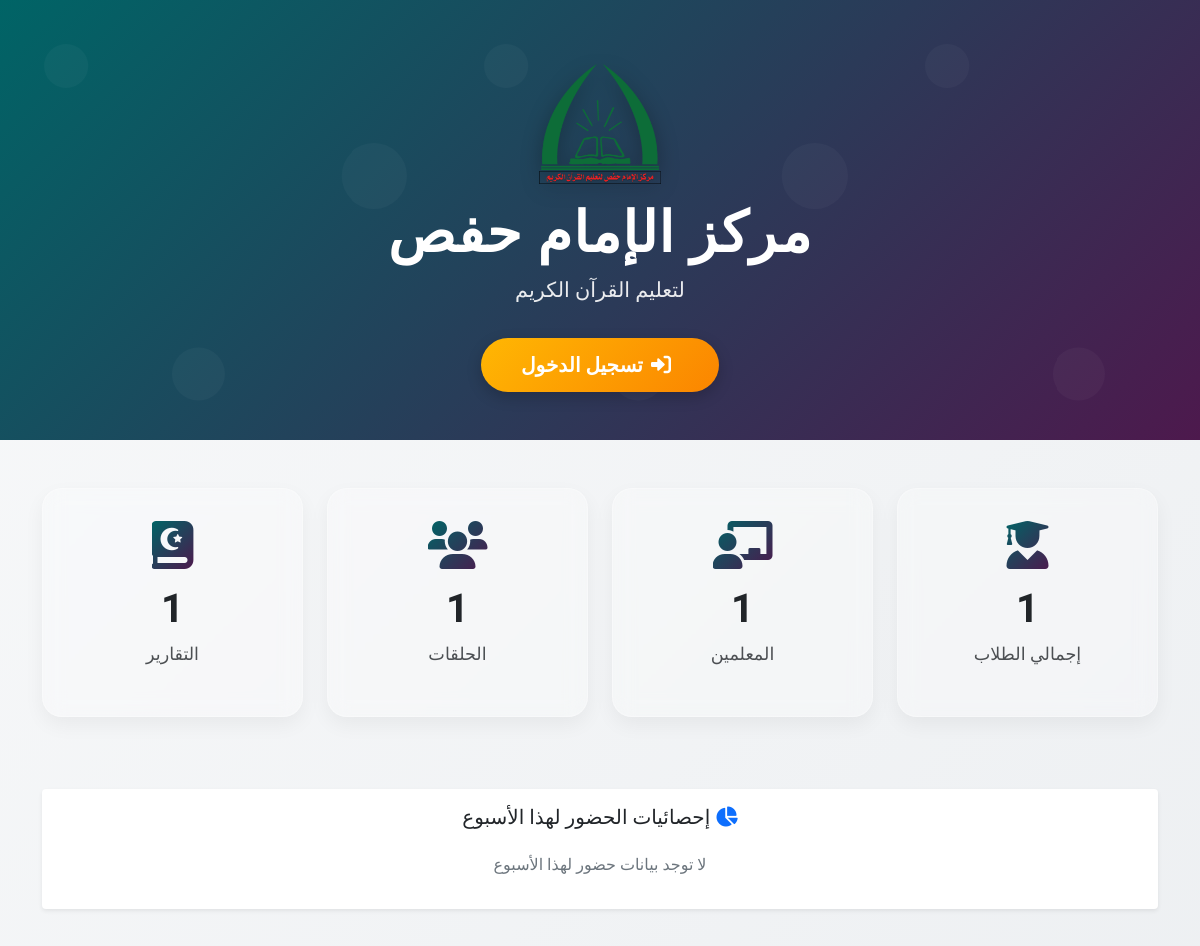
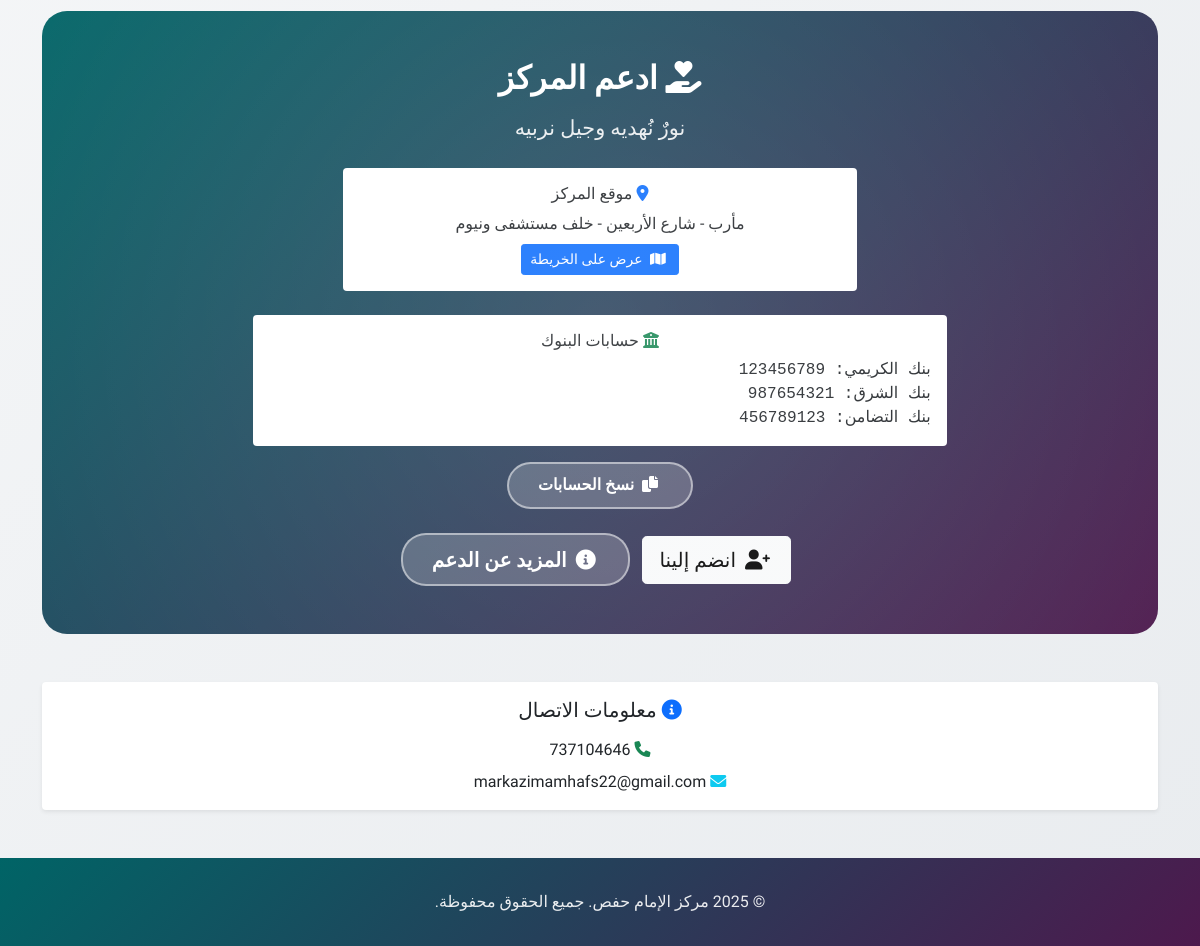
Page /guest_dashboard on the committed database (2 pictures, top to bottom).
### app.py (models this page shows)
class Settings(db.Model):
    id = db.Column(db.Integer, primary_key=True)
    site_name = db.Column(db.String(100), default='مركز الإمام حفص')
    site_description = db.Column(db.String(200), default='لتعليم القرآن الكريم')
    contact_phone = db.Column(db.String(20))
    contact_email = db.Column(db.String(100))
    location_address = db.Column(db.String(300), default='مأرب - شارع الأربعين - خلف مستشفى نيوم')
    location_map_url = db.Column(db.String(500))
    logo = db.Column(db.String(200))
    primary_color = db.Column(db.String(7), default='#2c5aa0')
    secondary_color = db.Column(db.String(7), default='#28a745')
    background_color = db.Column(db.String(7), default='#f8f9fa')
    text_color = db.Column(db.String(7), default='#2c3e50')
    whatsapp_message_template = db.Column(db.Text, default='تقرير {report_type} للتسميع\n\nالطالب: {student_name}\nالحلقة: {circle_name}\nالمعلم: {teacher_name}\nالفترة: من {start_date} إلى {end_date}\n\nالتسميع:\n{reports_details}\n\nإحصائيات الحضور:\n{attendance_stats}\n\n{site_name}')
    support_bank_accounts = db.Column(db.Text, default='بنك الكريمي: 123456789\nبنك الشرق: 987654321\nبنك التضامن: 456789123')
    support_message = db.Column(db.Text, default='نورٌ نُهديه وجيل نربيه')
    dark_mode_enabled = db.Column(db.Boolean, default=False)
    teacher_requires_approval = db.Column(db.Boolean, default=True)
    allow_custom_teacher_name = db.Column(db.Boolean, default=True)

### app.py (the view)
@app.route('/guest_dashboard')
def guest_dashboard():
    settings = Settings.query.first() or Settings()
    total_students = Student.query.filter_by(is_active=True).count()
    total_teachers = User.query.filter_by(role='teacher', is_active=True).count()
    total_circles = Circle.query.filter_by(is_active=True).count()
    total_reports = Report.query.count()
    week_start = datetime.now().date() - timedelta(days=datetime.now().weekday())
    attendance_stats = db.session.query(Attendance.status, func.count(Attendance.id)).filter(Attendance.date >= week_start).group_by(Attendance.status).all()
    center_attendance_rate = get_center_attendance_stats()
    return render_template('guest_dashboard.html',
                         settings=settings,
                         total_students=total_students,
                         total_teachers=total_teachers,
                         total_circles=total_circles,
                         total_reports=total_reports,
                         attendance_stats=attendance_stats,
                         center_attendance_rate=center_attendance_rate)

### app.py (called while the page is built)
@app.context_processor
def inject_globals():
    settings = Settings.query.first() or Settings()
    current_year = datetime.now().year
    unread_notifications = 0
    if 'user_id' in session and session.get('role') == 'parent':
        parent = Parent.query.filter_by(name=session['name']).first()
        if parent and parent.user_id:
            unread_notifications = Notification.query.filter_by(user_id=parent.user_id, is_read=False).count()
    return dict(
        datetime=datetime, now=datetime.now, timedelta=timedelta,
        settings=settings, Report=Report, Attendance=Attendance,
        Holiday=Holiday, Parent=Parent, current_year=current_year,
        unread_notifications=unread_notifications
    )

def get_attendance_stats(student_id, start_date, end_date):
    attendances = Attendance.query.filter(Attendance.student_id == student_id, Attendance.date >= start_date, Attendance.date <= end_date).all()
    valid_attendances = [att for att in attendances if att.date.weekday() != 4]
    stats = {'حاضر': 0, 'غائب بعذر': 0, 'غائب بلا عذر': 0, 'هروب': 0, 'لم يسمع': 0, 'إجمالي الأيام': len(valid_attendances), 'نسبة الحضور': 0}
    for attendance in valid_attendances:
        if attendance.status in stats:
            stats[attendance.status] += 1
    if stats['إجمالي الأيام'] > 0:
        stats['نسبة الحضور'] = round((stats['حاضر'] / stats['إجمالي الأيام']) * 100, 2)
    return stats

def get_center_attendance_stats():
    students = Student.query.filter_by(is_active=True).all()
    total_attendance_rate = 0
    students_with_attendance = 0
    for student in students:
        end_date = datetime.now().date()
        start_date = end_date - timedelta(days=30)
        stats = get_attendance_stats(student.id, start_date, end_date)
        if stats['إجمالي الأيام'] > 0:
            total_attendance_rate += stats['نسبة الحضور']
            students_with_attendance += 1
    return round(total_attendance_rate / students_with_attendance, 2) if students_with_attendance > 0 else 0

### templates/guest_dashboard.html (shortened to what this page needs)
<!DOCTYPE html>
<html lang="ar" dir="rtl">
<head>
    <link href="https://cdn.jsdelivr.net/npm/bootstrap@5.1.3/dist/css/bootstrap.min.css" rel="stylesheet">
    <link href="https://cdn.jsdelivr.net/npm/bootstrap@5.1.3/dist/css/bootstrap.rtl.min.css" rel="stylesheet">
    <link rel="stylesheet" href="https://cdnjs.cloudflare.com/ajax/libs/font-awesome/6.0.0/css/all.min.css">
</head>
<body>
    <section class="hero text-center">
        <div class="container hero-content">
            {% if settings.logo %}
            <img src="{{ url_for('uploaded_file', filename=settings.logo) }}" alt="{{ settings.site_name }}" class="logo mb-3">
            {% endif %}
            <h1 class="display-4">{{ settings.site_name }}</h1>
            <p class="lead">{{ settings.site_description }}</p>
            <a href="{{ url_for('login') }}" class="btn btn-lg btn-login mt-3 pulse">
                <i class="fas fa-sign-in-alt ms-2"></i>تسجيل الدخول
            </a>
        </div>
    </section>
    <div class="container my-5">
        <div class="row fade-in">
            <div class="col-lg-3 col-md-6 mb-4">
                <div class="stat-card">
                    <i class="fas fa-user-graduate"></i>
                    <h3>{{ total_students }}</h3>
                    <p>إجمالي الطلاب</p>
                </div>
            </div>
            <div class="col-lg-3 col-md-6 mb-4">
                <div class="stat-card">
                    <i class="fas fa-chalkboard-teacher"></i>
                    <h3>{{ total_teachers }}</h3>
                    <p>المعلمين</p>
                </div>
            </div>
            <div class="col-lg-3 col-md-6 mb-4">
                <div class="stat-card">
                    <i class="fas fa-users"></i>
                    <h3>{{ total_circles }}</h3>
                    <p>الحلقات</p>
                </div>
            </div>
            <div class="col-lg-3 col-md-6 mb-4">
                <div class="stat-card">
                    <i class="fas fa-book-quran"></i>
                    <h3>{{ total_reports }}</h3>
                    <p>التقارير</p>
                </div>
            </div>
        </div>
    </div>
    <div class="container mb-5">
        <div class="row fade-in">
            <div class="col-12">
                <div class="card shadow-sm border-0 rounded-4">
                    <div class="card-body text-center">
                        <h5 class="card-title mb-4"><i class="fas fa-chart-pie text-primary"></i> إحصائيات الحضور لهذا الأسبوع</h5>
                        {% if attendance_stats %}
                        <div class="row">
                            {% for status, count in attendance_stats %}
                            <div class="col-6 col-md-3 mb-3">
                                <div class="border rounded-3 py-3">
                                    {% if status == 'حاضر' %}
                                    <i class="fas fa-check-circle text-success fa-2x mb-2"></i>
                                    {% elif status == 'غائب بعذر' %}
                                    <i class="fas fa-exclamation-circle text-warning fa-2x mb-2"></i>
                                    {% elif status == 'غائب بلا عذر' %}
                                    <i class="fas fa-times-circle text-danger fa-2x mb-2"></i>
                                    {% else %}
                                    <i class="fas fa-info-circle text-secondary fa-2x mb-2"></i>
                                    {% endif %}
                                    <h6 class="mb-0">{{ status }}</h6>
                                    <span class="badge bg-primary">{{ count }}</span>
                                </div>
                            </div>
                            {% endfor %}
                        </div>
                        {% else %}
                        <p class="text-muted">لا توجد بيانات حضور لهذا الأسبوع</p>
                        {% endif %}
                    </div>
                </div>
            </div>
        </div>
    </div>
    <div class="container mb-5">
        <div class="support-section text-center fade-in">
            <h2><i class="fas fa-hand-holding-heart"></i> ادعم المركز</h2>
            <p class="lead">{{ settings.support_message or 'نورٌ نُهديه وجيل نربيه' }}</p>
            <div class="row justify-content-center mt-4">
                <div class="col-md-6">
                    <div class="card border-0 rounded-4">
                        <div class="card-body text-dark">
                            <h6><i class="fas fa-map-marker-alt text-primary"></i> موقع المركز</h6>
                            <p class="mb-2">{{ settings.location_address or 'مأرب - شارع الأربعين - خلف مستشفى ونيوم' }}</p>
                            {% if settings.location_map_url %}
                            <a href="{{ settings.location_map_url }}" target="_blank" class="btn btn-sm btn-primary">
                                <i class="fas fa-map ms-1"></i> عرض على الخريطة
                            </a>
                            {% endif %}
                        </div>
                    </div>
                </div>
            </div>
            {% if settings.support_bank_accounts %}
            <div class="row justify-content-center mt-4">
                <div class="col-md-8">
                    <div class="card border-0 rounded-4">
                        <div class="card-body text-dark">
                            <h6><i class="fas fa-university text-success"></i> حسابات البنوك</h6>
                            <div class="bank-accounts text-start" style="font-family: 'Courier New', monospace; white-space: pre-wrap;">{{ settings.support_bank_accounts }}</div>
                        </div>
                    </div>
                    <button class="btn btn-support mt-3" onclick="copyBankAccounts()">
                        <i class="fas fa-copy ms-1"></i> نسخ الحسابات
                    </button>
                </div>
            </div>
            {% endif %}
            <div class="mt-4">
                <a href="{{ url_for('login') }}" class="btn btn-light btn-lg me-2">
                    <i class="fas fa-user-plus ms-1"></i> انضم إلينا
                </a>
                <a href="{{ url_for('support') }}" class="btn btn-support btn-lg">
                    <i class="fas fa-info-circle ms-1"></i> المزيد عن الدعم
                </a>
            </div>
        </div>
    </div>
    <div class="container mb-5">
        <div class="row slide-in-left">
            <div class="col-12">
                <div class="card shadow-sm border-0 rounded-4">
                    <div class="card-body text-center">
                        <h5 class="card-title mb-3"><i class="fas fa-info-circle text-primary"></i> معلومات الاتصال</h5>
                        {% if settings.contact_phone %}
                        <p class="mb-2"><i class="fas fa-phone text-success"></i> {{ settings.contact_phone }}</p>
                        {% endif %}
                        {% if settings.contact_email %}
                        <p class="mb-0"><i class="fas fa-envelope text-info"></i> {{ settings.contact_email }}</p>
                        {% endif %}
                    </div>
                </div>
            </div>
        </div>
    </div>
    <footer class="text-center">
        <div class="container">
            <p class="mb-0">&copy; {{ current_year }} {{ settings.site_name }}. جميع الحقوق محفوظة.</p>
        </div>
    </footer>
</body>
</html>

### templates/guest_dashboard.html (style rules this page uses)
:root { --primary: #006466; --secondary: #4d194d; --accent: #ffb703; --light-bg: #f8f9fa; --dark-text: #212529; --glass: rgba(255, 255, 255, 0.25); }
body { font-family: 'Tajawal', sans-serif; background: linear-gradient(135deg, var(--light-bg) 0%, #e9ecef 100%); color: var(--dark-text); min-height: 100vh; margin: 0; padding: 0; }
.hero { background: linear-gradient(135deg, var(--primary) 0%, var(--secondary) 100%); color: white; padding: 4rem 0 3rem; position: relative; overflow: hidden; }
.hero::before { content: ''; position: absolute; top: 0; left: 0; right: 0; bottom: 0; opacity: 0.3; animation: float 8s ease-in-out infinite; }
.hero-content { position: relative; z-index: 2; }
.hero .logo { max-height: 120px; filter: drop-shadow(0 5px 10px rgba(0,0,0,0.3)); margin-bottom: 1rem; }
.hero h1 { font-weight: 900; font-size: 3.5rem; margin-bottom: 0.5rem; letter-spacing: 1px; }
.hero p { font-size: 1.3rem; opacity: 0.9; }
.btn-login { background: linear-gradient(135deg, var(--accent) 0%, #fb8500 100%); border: none; border-radius: 30px; padding: 0.75rem 2.5rem; font-weight: 700; color: #fff; transition: all 0.3s ease; box-shadow: 0 5px 15px rgba(0,0,0,0.2); }
.stat-card { background: var(--glass); backdrop-filter: blur(10px); border: 1px solid rgba(255,255,255,0.3); border-radius: 20px; padding: 2rem 1rem; text-align: center; transition: all 0.3s ease; color: var(--dark-text); box-shadow: 0 8px 20px rgba(0,0,0,0.05); }
.stat-card i { font-size: 3rem; margin-bottom: 1rem; background: linear-gradient(135deg, var(--primary) 0%, var(--secondary) 100%); -webkit-background-clip: text; -webkit-text-fill-color: transparent; }
.stat-card h3 { font-weight: 900; font-size: 2.5rem; margin-bottom: 0.5rem; }
.stat-card p { font-size: 1.1rem; opacity: 0.8; }
.support-section { background: linear-gradient(135deg, var(--primary) 0%, var(--secondary) 100%); color: white; border-radius: 25px; padding: 3rem 2rem; margin: 3rem 0; position: relative; overflow: hidden; }
.support-section::after { content: ''; position: absolute; top: -50%; right: -50%; width: 200%; height: 200%; background: radial-gradient(circle, rgba(255,255,255,0.15) 0%, transparent 70%); animation: rotate 15s linear infinite; }
.support-section h2 { font-weight: 900; margin-bottom: 1rem; }
.support-section .lead { font-size: 1.3rem; opacity: 0.9; }
.btn-support { background: rgba(255,255,255,0.2); border: 2px solid rgba(255,255,255,0.5); border-radius: 25px; padding: 0.6rem 1.8rem; color: white; font-weight: 600; transition: all 0.3s ease; }
footer { background: linear-gradient(135deg, var(--primary) 0%, var(--secondary) 100%); color: white; padding: 2rem 0; margin-top: 3rem; }
footer p { margin: 0; opacity: 0.9; }
.fade-in { animation: fadeIn 1s ease-in-out; }
.slide-in-left { animation: slideInLeft 1s ease-out; }

### rows in the picture
Settings: logo (picture), site_name "مركز الإمام حفص", site_description "لتعليم القرآن الكريم", support_message "نورٌ نُهديه وجيل نربيه", location_address "مأرب - شارع الأربعين - خلف مستشفى ونيوم", support_bank_accounts "بنك الكريمي: 123456789 بنك الشرق: 987654321 بنك التضامن: 456789123", contact_phone "737104646", contact_email "markazimamhafs22@gmail.com"

### other values in the picture
{{ total_students }} "1"
{{ total_teachers }} "1"
{{ total_circles }} "1"
{{ total_reports }} "1"
